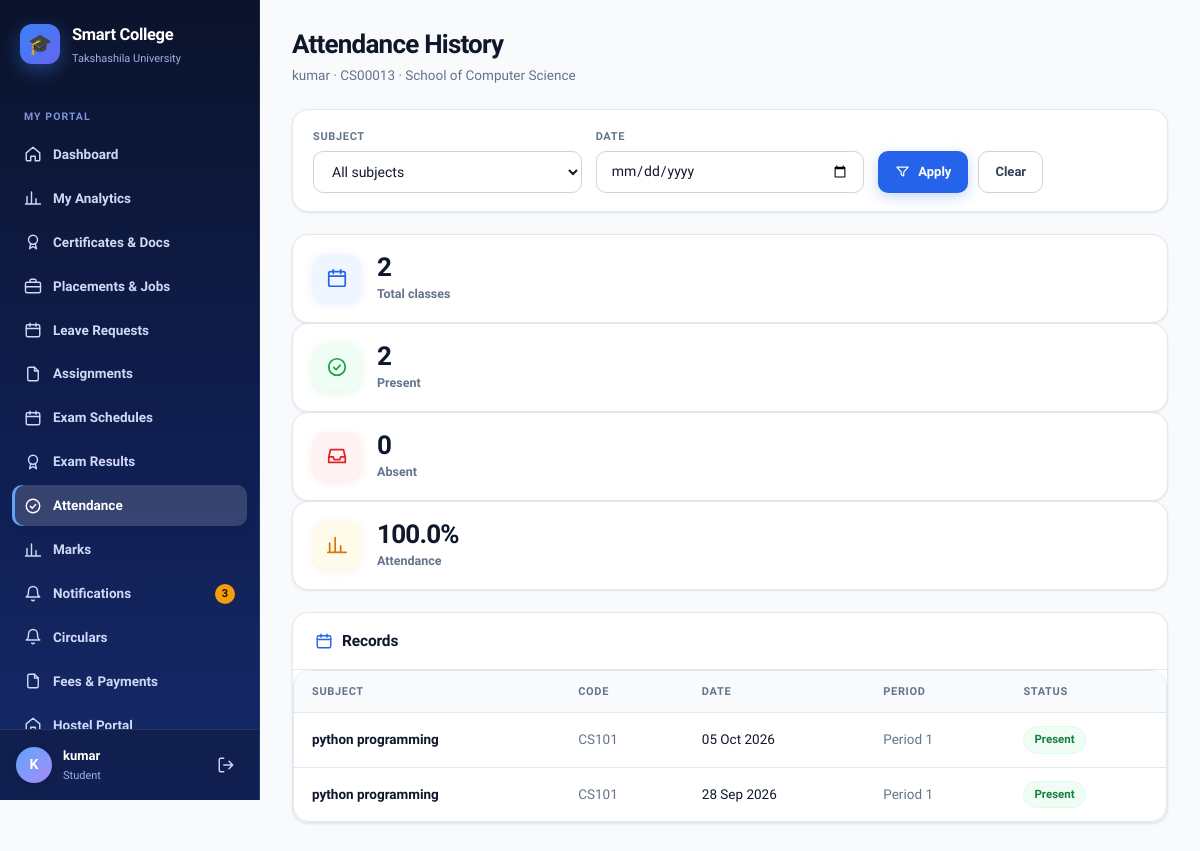
Screenshot of /students/attendance-history/ (signed in) with the database file from the repository.
### students/models.py (models this page shows, shortened)
class Student(models.Model):
    user = models.OneToOneField(
        User,
        on_delete=models.CASCADE,
        null=True,
        blank=True
    )
    name = models.CharField(max_length=100)
    roll_no = models.CharField(max_length=20, unique=True)
    sif_number = models.CharField(
        max_length=30,
        unique=True,
        null=True,
        blank=True,
        help_text="7-digit unique University SIF number (auto-generated if left blank)"
    )
    email = models.EmailField()
    department = models.ForeignKey(
        Department,
        on_delete=models.CASCADE
    )
    course = models.ForeignKey(
        Course,
        on_delete=models.SET_NULL,
        null=True,
        blank=True
    )
    year = models.IntegerField()
    is_approved = models.BooleanField(default=True)
    parent_name = models.CharField(max_length=100, blank=True)
    parent_phone = models.CharField(max_length=20, blank=True)
    phone = models.CharField(max_length=20, blank=True)
    admission_date = models.DateField(default=timezone.now)
    is_active = models.BooleanField(default=True)

class Department(models.Model):
    name = models.CharField(max_length=100)

### attendance/models.py (models this page shows, shortened)
class Attendance(models.Model):
    student = models.ForeignKey(
        Student,
        on_delete=models.CASCADE
    )
    subject = models.ForeignKey(
        Subject,
        on_delete=models.CASCADE
    )
    date = models.DateField()
    period = models.ForeignKey(
        "timetable.Period",
        on_delete=models.SET_NULL,
        null=True,
        blank=True
    )
    present = models.BooleanField(
        default=False
    )
    class Meta:
        constraints = [
            models.UniqueConstraint(
                fields=["student", "subject", "date", "period"],
                name="unique_student_subject_date_period",
            )
        ]

### faculty/models.py (models this page shows, shortened)
class Subject(models.Model):
    SUBJECT_TYPE_CHOICES = [
        ("THEORY", "Theory"),
        ("PRACTICAL", "Practical"),
    ]
    name = models.CharField(max_length=100)
    code = models.CharField(max_length=20, unique=True)
    department = models.ForeignKey(Department, on_delete=models.CASCADE)
    faculty = models.ForeignKey(Faculty, on_delete=models.CASCADE)
    course = models.ForeignKey(
        "students.Course", on_delete=models.SET_NULL,
        null=True, blank=True, related_name="subjects"
    )
    year = models.PositiveIntegerField(null=True, blank=True)
    semester = models.PositiveIntegerField(null=True, blank=True)
    credits = models.DecimalField(max_digits=4, decimal_places=1, default=0)
    subject_type = models.CharField(max_length=20, choices=SUBJECT_TYPE_CHOICES, default="THEORY")

### timetable/models.py (models this page shows, shortened)
class Period(models.Model):
    period_number = models.PositiveIntegerField(
        unique=True
    )
    start_time = models.TimeField()
    end_time = models.TimeField()
    class Meta:
        ordering = ["period_number"]

### students/views.py (the view)
@login_required(login_url="/accounts/login/")
def attendance_history(request):
    student, redirect_response = get_student_or_redirect(
        request
    )
    if redirect_response:
        return redirect_response
    attendance_records = Attendance.objects.filter(
        student=student
    ).select_related(
        "subject"
    ).order_by(
        "-date"
    )
    subject_id = request.GET.get(
        "subject"
    )
    if subject_id:
        attendance_records = attendance_records.filter(
            subject_id=subject_id
        )
    date = request.GET.get(
        "date"
    )
    if date:
        attendance_records = attendance_records.filter(
            date=date
        )
    total_classes = attendance_records.count()
    present_classes = attendance_records.filter(
        present=True
    ).count()
    absent_classes = attendance_records.filter(
        present=False
    ).count()
    if total_classes > 0:
        attendance_percentage = round(
            (
                present_classes
                / total_classes
            ) * 100,
            2
        )
    else:
        attendance_percentage = 0
    subjects = Attendance.objects.filter(
        student=student
    ).select_related(
        "subject"
    ).values(
        "subject",
        "subject__name",
        "subject__code"
    ).distinct()
    return render(
        request,
        "students/attendance_history.html",
        {
            "student":
                student,
            "attendance_records":
                attendance_records,
            "subjects":
                subjects,
            "selected_subject":
                subject_id,
            "selected_date":
                date,
            "total_classes":
                total_classes,
            "present_classes":
                present_classes,
            "absent_classes":
                absent_classes,
            "attendance_percentage":
                attendance_percentage,
        }
    )

### accounts/context_processors.py (called while the page is built)
def _has_faculty(user):
    if not user or not user.is_authenticated:
        return False
    if Student.objects.filter(user=user).exists():
        return False
    return (
        Faculty.objects.filter(user=user).exists()
        or (bool(user.email) and Faculty.objects.filter(email=user.email).exists())
    )

### students/views.py (called while the page is built, shortened)
def get_student_or_redirect(request):
    student = Student.objects.filter(
        user=request.user
    ).first()
    if student:
        return student, None

### students/templates/students/attendance_history.html (shortened to what this page needs)
{% extends "base.html" %}
{% block page_title %}Attendance History{% endblock %}
{% block page_sub %}{{ student.name }} · {{ student.roll_no }} · {{ student.department.name }}{% endblock %}
{% block content %}
<form class="filters" method="get">
    <div class="filters-row">
        <div class="field">
            <label for="subject">Subject</label>
            <select class="select" id="subject" name="subject">
                <option value="">All subjects</option>
            </select>
        </div>
        <div class="field">
            <label for="date">Date</label>
            <input class="input" type="date" id="date" name="date" value="{{ selected_date|default:'' }}">
        </div>
        <div class="form-actions">
            <button class="btn btn-primary" type="submit"><svg class="icon icon-sm"><use href="#i-filter"/></svg> Apply</button>
            <a class="btn btn-ghost" href="/students/attendance-history/">Clear</a>
        </div>
    </div>
</form>
<div class="grid-4 mb">
    <div class="stat"><div class="stat-ico"><svg class="icon icon-lg"><use href="#i-calendar"/></svg></div>
        <div><div class="stat-val">{{ total_classes }}</div><div class="stat-label">Total classes</div></div></div>
    <div class="stat"><div class="stat-ico green"><svg class="icon icon-lg"><use href="#i-check"/></svg></div>
        <div><div class="stat-val">{{ present_classes }}</div><div class="stat-label">Present</div></div></div>
    <div class="stat"><div class="stat-ico rose"><svg class="icon icon-lg"><use href="#i-inbox"/></svg></div>
        <div><div class="stat-val">{{ absent_classes }}</div><div class="stat-label">Absent</div></div></div>
    <div class="stat"><div class="stat-ico amber"><svg class="icon icon-lg"><use href="#i-chart"/></svg></div>
        <div><div class="stat-val">{{ attendance_percentage }}%</div><div class="stat-label">Attendance</div></div></div>
</div>
<div class="card">
    <div class="card-head"><div class="card-title"><svg class="icon"><use href="#i-calendar"/></svg> Records</div></div>
    <div class="card-body flush">
        {% if attendance_records %}
        <div class="table-wrap">
            <table class="table">
                <thead><tr><th>Subject</th><th>Code</th><th>Date</th><th>Period</th><th>Status</th></tr></thead>
                <tbody>
                {% for r in attendance_records %}
                    <tr>
                        <td class="strong">{{ r.subject.name }}</td>
                        <td class="muted">{{ r.subject.code }}</td>
                        <td>{{ r.date|date:"d M Y" }}</td>
                        <td class="muted">{% if r.period %}Period {{ r.period.period_number }}{% else %}—{% endif %}</td>
                        <td>{% if r.present %}<span class="badge green">Present</span>{% else %}<span class="badge red">Absent</span>{% endif %}</td>
                    </tr>
                {% endfor %}
                </tbody>
            </table>
        </div>
        {% else %}
            <div class="empty"><svg class="icon"><use href="#i-inbox"/></svg><b>No records found</b>Try a different filter.</div>
        {% endif %}
    </div>
</div>
{% endblock %}

### templates/base.html (shortened to what this page needs)
{% load static %}<!DOCTYPE html>
<html lang="en">
<head>
    <link rel="stylesheet" href="{% static 'css/theme.css' %}">
</head>
<body>
<div class="app">
    <aside class="sidebar" id="sidebar">
        <a class="brand" href="{{ nav_home }}">
            <span class="brand-mark">🎓</span>
            <span>
                <div class="brand-name">Smart College</div>
                <div class="brand-sub">Takshashila University</div>
            </span>
        </a>
        <nav class="nav">
            {% for group in nav_groups %}
                {% if group.label %}<div class="nav-label">{{ group.label }}</div>{% endif %}
                {% for item in group.items %}
                    <a class="nav-link {% if item.active %}active{% endif %}" href="{{ item.url }}">
                        <svg class="icon"><use href="#i-{{ item.icon }}"/></svg>
                        <span>{{ item.label }}</span>
                        {% if item.badge %}<span class="nav-badge">{{ item.badge }}</span>{% endif %}
                    </a>
                {% endfor %}
            {% endfor %}
        </nav>
        <div class="sidebar-foot">
            <div class="avatar">{{ nav_initial }}</div>
            <div class="who">
                <div class="who-name">{{ nav_display }}</div>
                <div class="who-role">{{ nav_role_label }}</div>
            </div>
            <a class="logout" href="/accounts/logout/" title="Log out"><svg class="icon"><use href="#i-logout"/></svg></a>
        </div>
    </aside>
    <div class="main">
        <main class="page">
            <div class="page-head">
                <div>
                    <h1 class="page-title">{% block page_title %}{% endblock %}</h1>
                    <div class="page-sub">{% block page_sub %}{% endblock %}</div>
                </div>
            </div>
            {% block content %}{% endblock %}
        </main>
    </div>
</div>
</body>
</html>

### rows the page displays
Student: name "kumar", roll_no "CS00013", department.name "School of Computer Science"
Attendance: subject.name "python programming", subject.code "CS101", date "05 Oct 2026", period.period_number "1", present "Present"
Attendance: subject.name "python programming", subject.code "CS101", date "28 Sep 2026", period.period_number "1", present "Present"

### other values shown
{{ group.label }} "MY PORTAL"
{{ item.label }} "Dashboard" "My Analytics" "Certificates & Docs" "Placements & Jobs" "Leave Requests" "Assignments" "Exam Schedules" "Exam Results" "Attendance" "Marks" "Notifications" "Circulars" "Fees & Payments" "Hostel Portal"
{{ item.badge }} "3"
{{ nav_initial }} "K"
{{ nav_role_label }} "Student"
{{ total_classes }} "2"
{{ present_classes }} "2"
{{ absent_classes }} "0"
{{ attendance_percentage }} "100.0"
